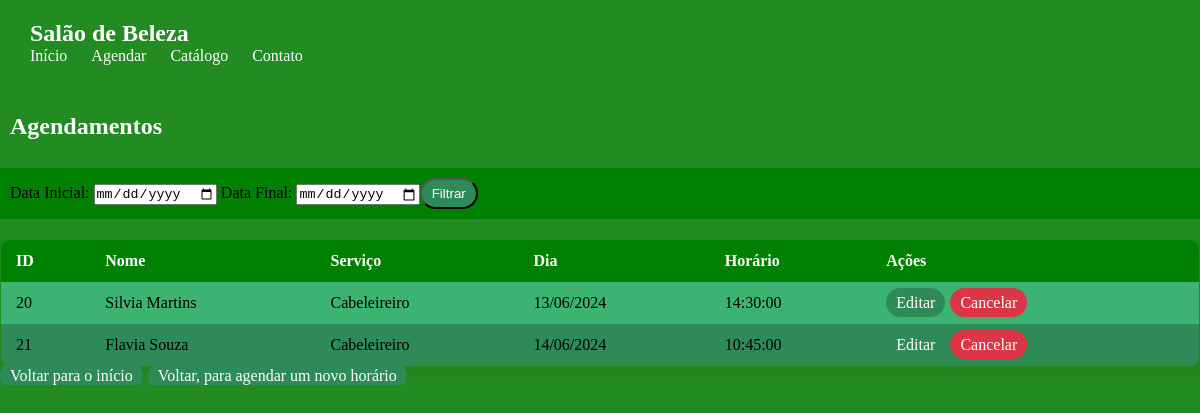
Page /most.php on the committed database.
### tables this page shows
CREATE TABLE `cliente` (
  `id` int(11) NOT NULL,
  `Nome` varchar(255) NOT NULL,
  `Telefone` varchar(15) NOT NULL,
  `Email` varchar(255) NOT NULL,
  `Servico` enum('Barbeiro','Cabeleireiro','Manicure','Spa') NOT NULL,
  `Dia` date NOT NULL,
  `Horario` time NOT NULL,
  `Senha` varchar(255) NOT NULL,
  `Valor` decimal(10,2) DEFAULT NULL,
  `Descricao` text DEFAULT NULL,
  `status_atendimento_id` int(11) DEFAULT NULL
);

### most.php (the view, shortened to what this page needs)
<!DOCTYPE html>
<html lang="pt-br">
<head>
</head>
<body>
<header>
        <div class="abeçario">
            <h1>Salão de Beleza</h1>
            <nav>
            <ul>
                    <li><a href="index.php">Início</a></li>
                    <li><a href="agend.php">Agendar</a></li>
                    <li><a href="catalogo.php">Catálogo</a></li>
                    <li><a href="contato.php">Contato</a></li>
            </ul>
            </nav>
        </div>
    </header>
    <br>
</body>
</html>
<?php
include_once('config.php');
if ($_SERVER["REQUEST_METHOD"] == "POST") {
    $data_inicio = $_POST['data_inicio'];
    $data_fim = $_POST['data_fim'];
    $query = "SELECT * FROM cliente WHERE status_atendimento_id IS NULL AND Dia BETWEEN '$data_inicio' AND '$data_fim'";
} else {
    $query = "SELECT * FROM cliente WHERE status_atendimento_id IS NULL";
}
$result = mysqli_query($conexao, $query);
if(mysqli_num_rows($result) > 0) {
        echo "<h2 style='background-color: #228B22; padding: 10px; color: #fff;'>Agendamentos</h2></br>";
        echo "<form action='".$_SERVER['PHP_SELF']."' method='post' class='filter-form'>";
        echo "<label for='data_inicio'>Data Inicial: </label>";
        echo "<input type='date' id='data_inicio' name='data_inicio'>";
        echo "<label for='data_fim'>  Data Final: </label>";
        echo "<input type='date' id='data_fim' name='data_fim'>";
        echo "<button type='submit' class='return-btn'>Filtrar</button>";
        echo "</form>";
    echo "<div class='box'>";
    echo "<div class='table-container'>";
    echo "<table class='styled-table'>";
    echo "<thead><tr><th>ID</th><th>Nome</th><th>Serviço</th><th>Dia</th><th>Horário</th><th>Ações</th></tr></thead>";
    echo "<tbody>";
    $count = 0;
    while($row = mysqli_fetch_assoc($result)) {
        $count++;
        $color_class = $count % 2 == 0 ? 'even-row' : 'odd-row';
        echo "<tr class='$color_class'>";
        echo "<td>".$row['id']."</td>";
        echo "<td>".$row['Nome']."</td>";
        echo "<td>".$row['Servico']."</td>";
        echo "<td>".date('d/m/Y', strtotime($row['Dia']))."</td>";
        echo "<td>".$row['Horario']."</td>";
        echo "<td><a class='edit-btn' href='agend_edit.php?id=".$row['id']."'>Editar</a><a class='delete-btn' href='agend_cancelar.php?id=".$row['id']."'>Cancelar</a></td>";
        echo "</tr>";
    }
    echo "</tbody>";
    echo "</table>";
    echo "<a class='return-btn' href='index.php'>Voltar para o início</a>";
    echo "<a class='return-btn' href='agend.php'>Voltar, para agendar um novo horário</a>";
    echo "</div>";
    echo "</div>";
} else {
    echo "<p>Nenhum agendamento encontrado.</p>";
}
?>

### most.php (style rules this page uses)
* { margin: 0; padding: 0; box-sizing: border-box; }
body { font-family: 'Great Vibes', cursive; background-color: #228B22; background-image: url('https://i.pinimg.com/564x/45/23/05/4523054413af343e7f882148d945c5c9.jpg'); background-size: cover; background-position: center; padding-top: 0; padding-bottom: 20px; }
.abeçario { max-width: 1200px; margin: 0 auto; padding: 0 20px; }
header { background-color:#228B22; color: #fff; padding: 20px 10px; }
header h1 { margin: 0; font-size: 24px; }
nav ul { list-style-type: none; }
nav ul li { display: inline; margin-right: 20px; }
nav ul li a { color: #fff; text-decoration: none; }
body { background-image: url('https://i0.wp.com/revistadecor.com.br/wp-content/uploads/2021/04/ALMA_36_R-scaled.jpg'); background-size: cover; background-position: center; font-family: 'Great Vibes', cursive; }
.table-container { overflow-x: auto; }
.styled-table { width: 100%; border-collapse: collapse; border-spacing: 0; border: 1px solid #ddd; border-radius: 10px; overflow: hidden; box-shadow: 0 0 20px rgba(0, 0, 0, 0.1); }
.styled-table th, .styled-table td { padding: 12px 15px; text-align: left; }
.styled-table th { background-color: #008000; color: #fff; }
.styled-table tbody tr:nth-of-type(odd) { background-color: #3CB371; }
.styled-table tbody tr:nth-of-type(even) { background-color: #2E8B57; }
.styled-table tbody tr:last-of-type { border-bottom: none; }
.edit-btn, .delete-btn, .return-btn { padding: 6px 10px; margin-right: 5px; text-decoration: none; border-radius: 20px; }
.edit-btn { background-color: #2E8B57; color: #fff; }
.delete-btn { background-color: #dc3545; color: #fff; }
.return-btn { background-color:#2E8B57; color: #fff; }
.filter-form { background-color: #008000; padding: 10px; border-radius: 0px; margin-bottom: 20px; }

### rows in the picture
cliente: id "20", Nome "Silvia Martins", Servico "Cabeleireiro", Dia "13/06/2024", Horario "14:30:00"
cliente: id "21", Nome "Flavia Souza", Servico "Cabeleireiro", Dia "14/06/2024", Horario "10:45:00"
